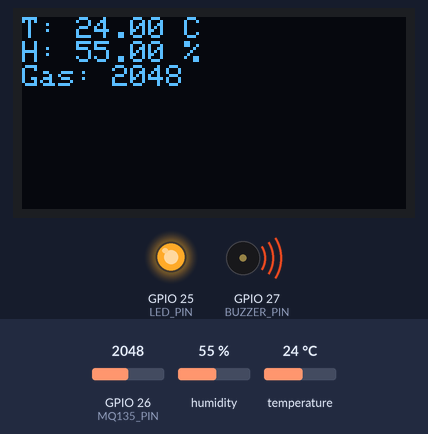
Bench run of a sketch on a simulated ESP32. Parts: 128×64 one-colour display, output pins drawn as LEDs (lit = HIGH), buzzer (waves = sounding, pin HIGH). The inputs (shaded band) are chosen by the test bench; at power-on: GPIO 26 (MQ135_PIN) = 2048, temperature 24 °C, humidity 55 %. What the sketch prints to the serial monitor is not drawn.

Above: at 2.2 s.
2.3 s: GPIO 26 (MQ135_PIN) set to 328
At 4.1 s:
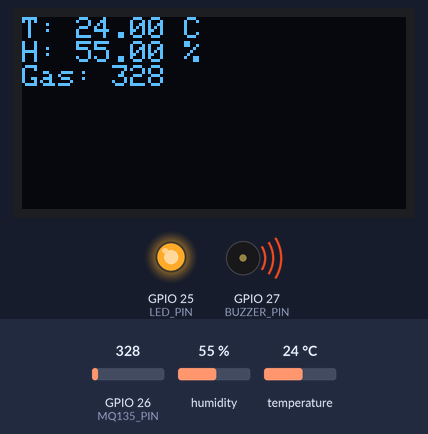
5.0 s: GPIO 26 (MQ135_PIN) set to 271
At 6.2 s:
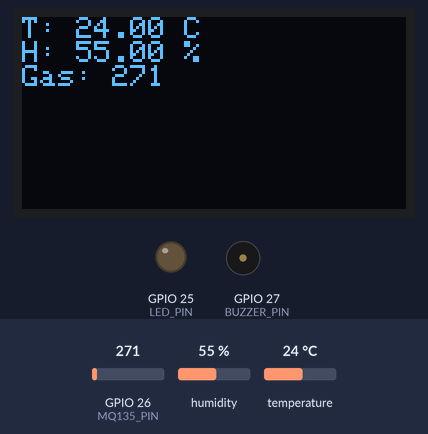
7.7 s: temperature set to 34 °C
10.8 s: temperature set to 37 °C
At 12.6 s:
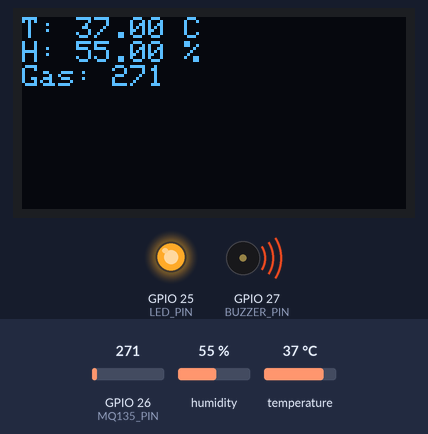
13.5 s: humidity set to 22 %
At 16.6 s:
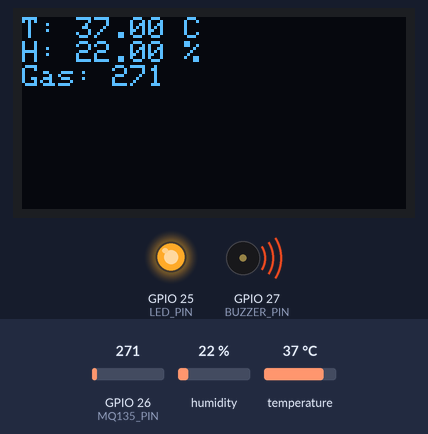
16.9 s: GPIO 26 (MQ135_PIN) set to 340
At 17.8 s:
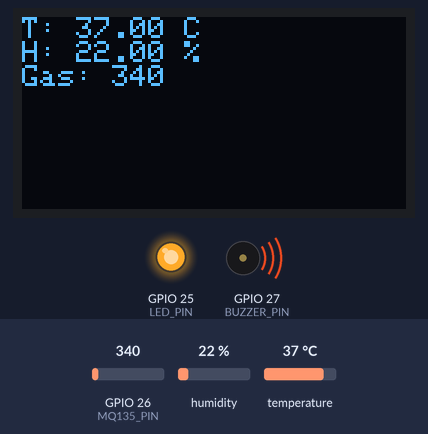
Timing chart, 0 to 19.9 s (numbered marks = the images above; inputs shaded):
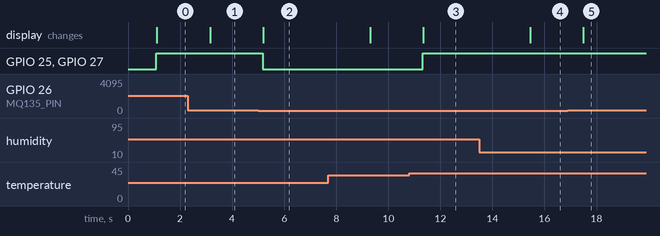

The sketch:

industrial_equipment_monitoring_system_rp_picoW.ino
```cpp
#include <Wire.h>
#include <Adafruit_SSD1306.h>
#include <Adafruit_GFX.h>
#include <DHT.h>

#define SCREEN_WIDTH 128
#define SCREEN_HEIGHT 64
#define OLED_RESET -1
Adafruit_SSD1306 display(SCREEN_WIDTH, SCREEN_HEIGHT, &Wire, OLED_RESET);

#define DHTPIN 2
#define DHTTYPE DHT11
DHT dht(DHTPIN, DHTTYPE);

#define MQ135_PIN 26
#define GAS_THRESHOLD 300
#define LED_PIN 25
#define BUZZER_PIN 27

float temp, humidity;
int gasValue;

void setup() {
  Serial.begin(115200);

  pinMode(LED_PIN, OUTPUT);
  pinMode(BUZZER_PIN, OUTPUT);

  dht.begin();
  Wire.begin();


  if (!display.begin(SSD1306_SWITCHCAPVCC, 0x3C)) {
    Serial.println("OLED init failed");
    while (1);
  }

  display.clearDisplay();
  display.setTextSize(1);
  display.setTextColor(SSD1306_WHITE);
  display.setCursor(0, 0);
  display.println("System Init...");
  display.display();
  delay(1000);
}


void loop() {
  temp = dht.readTemperature();
  humidity = dht.readHumidity();
  gasValue = analogRead(MQ135_PIN);

  bool gasAlert = gasValue > GAS_THRESHOLD;
  bool tempAlert = temp > 35.0;


  if (gasAlert || tempAlert) {
    digitalWrite(LED_PIN, HIGH);
    digitalWrite(BUZZER_PIN, HIGH);
  } else {
    digitalWrite(LED_PIN, LOW);
    digitalWrite(BUZZER_PIN, LOW);
  }


  if (gasAlert || tempAlert) {
    Serial.print("ALERT! Temp: "); Serial.print(temp);
    Serial.print("  Gas: "); Serial.println(gasValue);
  }


  display.clearDisplay();
  display.setCursor(0, 0);
  display.print("T: "); display.print(temp); display.println(" C");
  display.print("H: "); display.print(humidity); display.println(" %");
  display.print("Gas: "); display.println(gasValue);
  display.display();

  delay(2000);
}
```

Measured:
- the behaviour switches between 301 and 300 on GPIO 26 (MQ135_PIN) (found by bisection; images 1 and 2)
- the behaviour switches between 35 and 36 °C on temperature (found by bisection; images 2 and 3)
- after the input at 2.3 s, the display: changes after 0.85 s (image 1)
- after the input at 5.0 s, GPIO 25 (LED_PIN), GPIO 27 (BUZZER_PIN): HIGH → LOW after 0.18 s; the display: changes after 0.20 s (image 2)
- after the input at 10.8 s, GPIO 25 (LED_PIN), GPIO 27 (BUZZER_PIN): LOW → HIGH after 0.52 s; the display: changes after 0.55 s (image 3)
- after the input at 13.5 s, the display: changes after 1.9 s (image 4)
- after the input at 16.9 s, the display: changes after 0.60 s (image 5)
